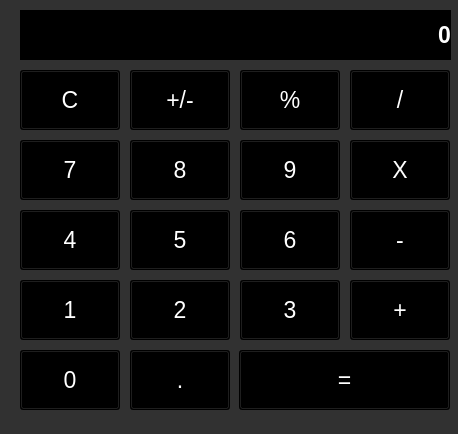
<?xml version="1.0" encoding="UTF-8"?>
<ui version="4.0">
 <class>MainWindow</class>
 <widget class="QMainWindow" name="MainWindow">
  <property name="geometry">
   <rect>
    <x>0</x>
    <y>0</y>
    <width>458</width>
    <height>434</height>
   </rect>
  </property>
  <property name="maximumSize">
   <size>
    <width>16777215</width>
    <height>16777211</height>
   </size>
  </property>
  <property name="windowTitle">
   <string>PCalculator</string>
  </property>
  <property name="styleSheet">
   <string notr="true">background-color: rgb(49, 49, 49);</string>
  </property>
  <widget class="QWidget" name="centralwidget">
   <widget class="QLabel" name="label_result">
    <property name="geometry">
     <rect>
      <x>20</x>
      <y>10</y>
      <width>431</width>
      <height>50</height>
     </rect>
    </property>
    <property name="font">
     <font>
      <pointsize>17</pointsize>
      <weight>75</weight>
      <bold>true</bold>
     </font>
    </property>
    <property name="layoutDirection">
     <enum>Qt::LeftToRight</enum>
    </property>
    <property name="styleSheet">
     <string notr="true">background-color: rgb(0, 0, 0);
color: rgb(255, 255, 255);</string>
    </property>
    <property name="text">
     <string>0</string>
    </property>
    <property name="alignment">
     <set>Qt::AlignRight|Qt::AlignTrailing|Qt::AlignVCenter</set>
    </property>
    <property name="margin">
     <number>10</number>
    </property>
   </widget>
   <widget class="QPushButton" name="btn_zero">
    <property name="geometry">
     <rect>
      <x>20</x>
      <y>350</y>
      <width>100</width>
      <height>60</height>
     </rect>
    </property>
    <property name="font">
     <font>
      <pointsize>17</pointsize>
     </font>
    </property>
    <property name="styleSheet">
     <string notr="true">background-color: rgb(0, 0, 0);
color: rgb(255, 255, 255);</string>
    </property>
    <property name="text">
     <string>0</string>
    </property>
   </widget>
   <widget class="QPushButton" name="btn_equal">
    <property name="geometry">
     <rect>
      <x>239</x>
      <y>350</y>
      <width>211</width>
      <height>60</height>
     </rect>
    </property>
    <property name="font">
     <font>
      <pointsize>17</pointsize>
     </font>
    </property>
    <property name="styleSheet">
     <string notr="true">background-color: rgb(0, 0, 0);
color: rgb(255, 255, 255);</string>
    </property>
    <property name="text">
     <string>=</string>
    </property>
   </widget>
   <widget class="QPushButton" name="btn_1">
    <property name="geometry">
     <rect>
      <x>20</x>
      <y>280</y>
      <width>100</width>
      <height>60</height>
     </rect>
    </property>
    <property name="font">
     <font>
      <pointsize>17</pointsize>
     </font>
    </property>
    <property name="styleSheet">
     <string notr="true">background-color: rgb(0, 0, 0);
color: rgb(255, 255, 255);</string>
    </property>
    <property name="text">
     <string>1</string>
    </property>
   </widget>
   <widget class="QPushButton" name="btn_2">
    <property name="geometry">
     <rect>
      <x>130</x>
      <y>280</y>
      <width>100</width>
      <height>60</height>
     </rect>
    </property>
    <property name="font">
     <font>
      <pointsize>17</pointsize>
     </font>
    </property>
    <property name="styleSheet">
     <string notr="true">background-color: rgb(0, 0, 0);
color: rgb(255, 255, 255);</string>
    </property>
    <property name="text">
     <string>2</string>
    </property>
   </widget>
   <widget class="QPushButton" name="btn_3">
    <property name="geometry">
     <rect>
      <x>240</x>
      <y>280</y>
      <width>100</width>
      <height>60</height>
     </rect>
    </property>
    <property name="font">
     <font>
      <pointsize>17</pointsize>
     </font>
    </property>
    <property name="styleSheet">
     <string notr="true">background-color: rgb(0, 0, 0);
color: rgb(255, 255, 255);</string>
    </property>
    <property name="text">
     <string>3</string>
    </property>
   </widget>
   <widget class="QPushButton" name="btn_4">
    <property name="geometry">
     <rect>
      <x>20</x>
      <y>210</y>
      <width>100</width>
      <height>60</height>
     </rect>
    </property>
    <property name="font">
     <font>
      <pointsize>17</pointsize>
     </font>
    </property>
    <property name="styleSheet">
     <string notr="true">background-color: rgb(0, 0, 0);
color: rgb(255, 255, 255);</string>
    </property>
    <property name="text">
     <string>4</string>
    </property>
   </widget>
   <widget class="QPushButton" name="btn_5">
    <property name="geometry">
     <rect>
      <x>130</x>
      <y>210</y>
      <width>100</width>
      <height>60</height>
     </rect>
    </property>
    <property name="font">
     <font>
      <pointsize>17</pointsize>
     </font>
    </property>
    <property name="styleSheet">
     <string notr="true">background-color: rgb(0, 0, 0);
color: rgb(255, 255, 255);</string>
    </property>
    <property name="text">
     <string>5</string>
    </property>
   </widget>
   <widget class="QPushButton" name="btn_6">
    <property name="geometry">
     <rect>
      <x>240</x>
      <y>210</y>
      <width>100</width>
      <height>60</height>
     </rect>
    </property>
    <property name="font">
     <font>
      <pointsize>17</pointsize>
     </font>
    </property>
    <property name="styleSheet">
     <string notr="true">background-color: rgb(0, 0, 0);
color: rgb(255, 255, 255);</string>
    </property>
    <property name="text">
     <string>6</string>
    </property>
   </widget>
   <widget class="QPushButton" name="btn_7">
    <property name="geometry">
     <rect>
      <x>20</x>
      <y>140</y>
      <width>100</width>
      <height>60</height>
     </rect>
    </property>
    <property name="font">
     <font>
      <pointsize>17</pointsize>
     </font>
    </property>
    <property name="styleSheet">
     <string notr="true">background-color: rgb(0, 0, 0);
color: rgb(255, 255, 255);</string>
    </property>
    <property name="text">
     <string>7</string>
    </property>
   </widget>
   <widget class="QPushButton" name="btn_8">
    <property name="geometry">
     <rect>
      <x>130</x>
      <y>140</y>
      <width>100</width>
      <height>60</height>
     </rect>
    </property>
    <property name="font">
     <font>
      <pointsize>17</pointsize>
     </font>
    </property>
    <property name="styleSheet">
     <string notr="true">background-color: rgb(0, 0, 0);
color: rgb(255, 255, 255);</string>
    </property>
    <property name="text">
     <string>8</string>
    </property>
   </widget>
   <widget class="QPushButton" name="btn_9">
    <property name="geometry">
     <rect>
      <x>240</x>
      <y>140</y>
      <width>100</width>
      <height>60</height>
     </rect>
    </property>
    <property name="font">
     <font>
      <pointsize>17</pointsize>
     </font>
    </property>
    <property name="styleSheet">
     <string notr="true">background-color: rgb(0, 0, 0);
color: rgb(255, 255, 255);</string>
    </property>
    <property name="text">
     <string>9</string>
    </property>
   </widget>
   <widget class="QPushButton" name="btn_plus">
    <property name="geometry">
     <rect>
      <x>350</x>
      <y>280</y>
      <width>100</width>
      <height>60</height>
     </rect>
    </property>
    <property name="font">
     <font>
      <pointsize>17</pointsize>
     </font>
    </property>
    <property name="styleSheet">
     <string notr="true">background-color: rgb(0, 0, 0);
color: rgb(255, 255, 255);</string>
    </property>
    <property name="text">
     <string>+</string>
    </property>
   </widget>
   <widget class="QPushButton" name="btn_minus">
    <property name="geometry">
     <rect>
      <x>350</x>
      <y>210</y>
      <width>100</width>
      <height>60</height>
     </rect>
    </property>
    <property name="font">
     <font>
      <pointsize>17</pointsize>
     </font>
    </property>
    <property name="styleSheet">
     <string notr="true">background-color: rgb(0, 0, 0);
color: rgb(255, 255, 255);</string>
    </property>
    <property name="text">
     <string>-</string>
    </property>
   </widget>
   <widget class="QPushButton" name="btn_divide">
    <property name="geometry">
     <rect>
      <x>350</x>
      <y>70</y>
      <width>100</width>
      <height>60</height>
     </rect>
    </property>
    <property name="font">
     <font>
      <pointsize>17</pointsize>
     </font>
    </property>
    <property name="styleSheet">
     <string notr="true">background-color: rgb(0, 0, 0);
color: rgb(255, 255, 255);</string>
    </property>
    <property name="text">
     <string>/</string>
    </property>
   </widget>
   <widget class="QPushButton" name="btn_mult">
    <property name="geometry">
     <rect>
      <x>350</x>
      <y>140</y>
      <width>100</width>
      <height>60</height>
     </rect>
    </property>
    <property name="font">
     <font>
      <pointsize>17</pointsize>
     </font>
    </property>
    <property name="styleSheet">
     <string notr="true">background-color: rgb(0, 0, 0);
color: rgb(255, 255, 255);</string>
    </property>
    <property name="text">
     <string>X</string>
    </property>
   </widget>
   <widget class="QPushButton" name="btn_del">
    <property name="geometry">
     <rect>
      <x>20</x>
      <y>70</y>
      <width>100</width>
      <height>60</height>
     </rect>
    </property>
    <property name="font">
     <font>
      <pointsize>17</pointsize>
     </font>
    </property>
    <property name="styleSheet">
     <string notr="true">background-color: rgb(0, 0, 0);
color: rgb(255, 255, 255);</string>
    </property>
    <property name="text">
     <string>C</string>
    </property>
   </widget>
   <widget class="QPushButton" name="btn_dot">
    <property name="geometry">
     <rect>
      <x>130</x>
      <y>350</y>
      <width>100</width>
      <height>60</height>
     </rect>
    </property>
    <property name="font">
     <font>
      <pointsize>17</pointsize>
     </font>
    </property>
    <property name="styleSheet">
     <string notr="true">background-color: rgb(0, 0, 0);
border-color: rgb(255, 255, 255);
border-color: rgb(255, 255, 255);
color: rgb(255, 255, 255);</string>
    </property>
    <property name="text">
     <string>.</string>
    </property>
   </widget>
   <widget class="QPushButton" name="btn_positive">
    <property name="geometry">
     <rect>
      <x>130</x>
      <y>70</y>
      <width>100</width>
      <height>60</height>
     </rect>
    </property>
    <property name="font">
     <font>
      <pointsize>17</pointsize>
     </font>
    </property>
    <property name="styleSheet">
     <string notr="true">background-color: rgb(0, 0, 0);
color: rgb(255, 255, 255);</string>
    </property>
    <property name="text">
     <string>+/-</string>
    </property>
   </widget>
   <widget class="QPushButton" name="btn_procent">
    <property name="geometry">
     <rect>
      <x>240</x>
      <y>70</y>
      <width>100</width>
      <height>60</height>
     </rect>
    </property>
    <property name="font">
     <font>
      <pointsize>17</pointsize>
     </font>
    </property>
    <property name="styleSheet">
     <string notr="true">background-color: rgb(0, 0, 0);
color: rgb(255, 255, 255);</string>
    </property>
    <property name="text">
     <string>%</string>
    </property>
   </widget>
  </widget>
  <widget class="QStatusBar" name="statusbar"/>
 </widget>
 <resources/>
 <connections/>
</ui>
